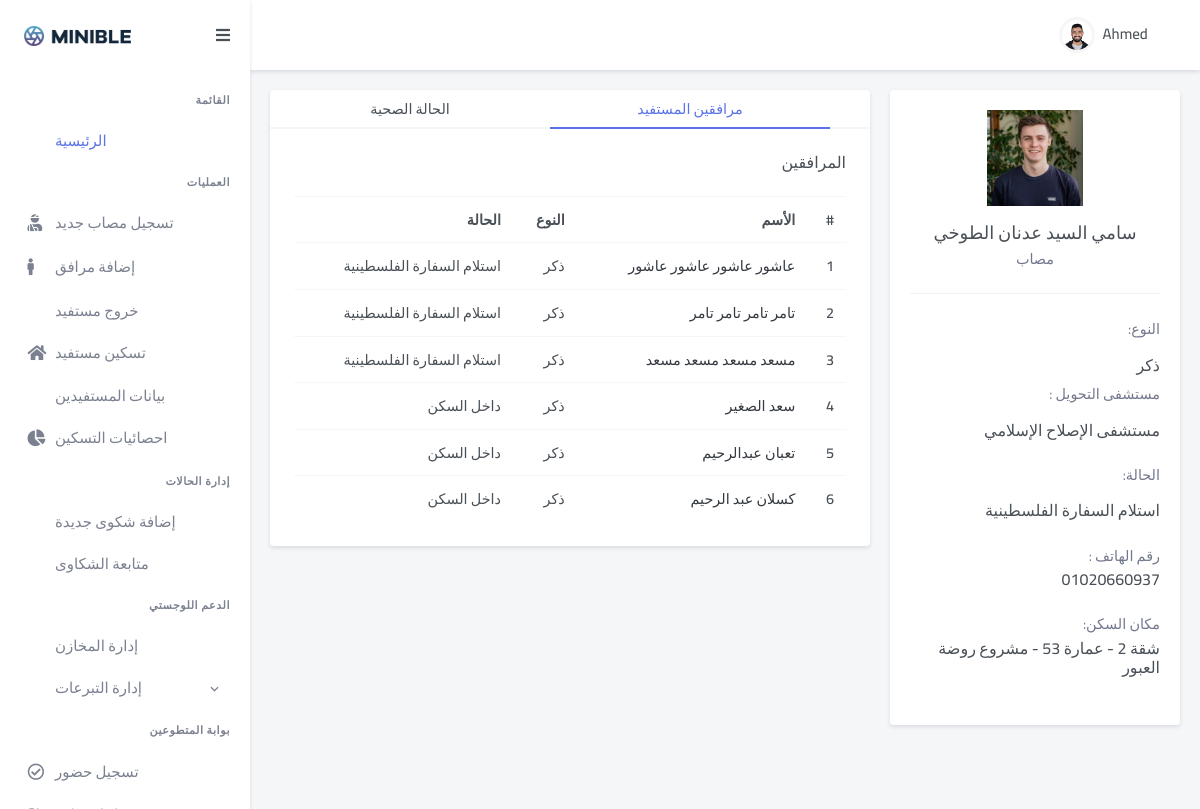
The page /operations/profile/13/ (signed in) on the database its author committed.
### GazaResponse/models.py (models this page shows, shortened)
class Person(models.Model):
    name = models.CharField(max_length = 64)
    profile_pic = models.ImageField(upload_to="ProfilePics", blank = True)
    birthday = models.DateField()
    theType = models.CharField(max_length = 64)
    gender = models.CharField(max_length = 64, default = 'ذكر')
    idNumber = models.CharField(max_length = 64)
    code = models.CharField(max_length = 64, blank=True)
    status = models.CharField(max_length = 64)
    phoneNumber = models.CharField(max_length = 64, blank=True)
    isDisabled  = models.BooleanField(default = False)
    hasCancer = models.BooleanField(default = False)
    personGroup = models.ForeignKey(Group, on_delete=models.CASCADE, related_name="relatives")
    pHospital = models.ForeignKey(Hospital, on_delete = models.CASCADE)
    diagnosis = models.TextField(blank = True)
    accommodation  = models.ForeignKey(Apartment, on_delete = models.CASCADE, related_name="residents")
    scannedDocs = models.FileField(upload_to="IDs", blank=True)

class Hospital(models.Model):
    name = models.CharField(max_length = 64)
    description = models.CharField(max_length = 64)
    hEntity = models.ForeignKey(Entity, on_delete=models.CASCADE)
    hGovernorate = models.ForeignKey(Governorate, on_delete=models.CASCADE)
    def __str__(self):
        return f'{self.name}'

class Apartment(models.Model):
    apartmentNum = models.IntegerField()
    whichBuilding = models.ForeignKey(Building, on_delete = models.CASCADE, related_name="apartments")
    apartmentCapacity = models.IntegerField()
    apartmentAccessibility = models.BooleanField()
    code = models.CharField(max_length = 64, blank=True)
    def __str__(self):
        return f'{"شقة"} {self.apartmentNum} - {self.whichBuilding} - {self.whichBuilding.bshelter}'

class Building(models.Model):
    name = models.CharField(max_length = 64)
    address = models.TextField(max_length = 150 , blank = True)
    numOfFloors = models.IntegerField()
    accessibility = models.BooleanField()
    bshelter = models.ForeignKey(Shelter, on_delete = models.CASCADE, related_name = "Buildings")
    bGovernorate = models.ForeignKey(Governorate, on_delete = models.CASCADE)
    def __str__(self):
        return f'{self.name}'

class Shelter(models.Model):
    shelterName = models.CharField(max_length = 64)
    bGovernorate = models.ForeignKey(Governorate, on_delete = models.CASCADE, null = True)
    isWorking  = models.BooleanField(default = True)
    def __str__(self):
        return f'{self.shelterName}'

### operations/views.py (the view)
# urls.py: path('profile/<int:person_id>/', views.profile, name='profile'),
@login_required(login_url="/auth")
def profile(request, person_id):
    person = get_object_or_404(Person, id=person_id)
    relatives = person.personGroup.relatives.exclude(id=person_id)
    context = {
        'person': person,
        'relatives': relatives
    }
    return render(request, 'operations/profile.html', context)

### operations/templates/operations/profile.html (shortened to what this page needs)
{% extends "gaza/layout.html" %}
{% load static %}
{% block body %}
<div dir="rtl" class="main-content">
    <div class="page-content">
     <div class="container-fluid">
      <div class="row mb-4">
       <div class="col-xl-4">
        <div class="card h-100">
         <div class="card-body">
          <div class="text-center">
           <div>
            {% if person.profile_pic != '' and person.profile_pic != 'False' %}
            <a href="{{person.profile_pic.url}}" target="_blank" >
            <img alt="" class="avatar-lg " src="{{person.profile_pic.url}}">
              </a>
            {% else %}
            <i class="fas fa-user" style="font-size: 50px;"></i>
            {% endif %}
           </div>
           <h5 class="mt-3 mb-1">
            {{ person.name }}
           </h5>
           <p class="text-muted">
            {{ person.theType }}
           </p>
          </div>
          <hr class="my-4">
          <div class="text-muted">
           <div class="table-responsive mt-4">
            <div>
             <p class="mb-3">
                النوع:
             </p>
             <h5 class="font-size-16">
                {{ person.gender }}
             </h5>
            </div>
            <div>
                <p class="mb-3">
                   مستشفى التحويل :
                </p>
                <h5 class="font-size-16">
                    {{ person.pHospital }}
                </h5>
               </div>
            <div class="mt-4">
                <p class="mb-3">
                الحالة:
                </p>
                <h5 class="font-size-16">
                    {{ person.status }}
                </h5>
               </div>
            {% if person.phoneNumber %}
            <div class="mt-4">
             <p class="mb-1">
              رقم الهاتف :
             </p>
             <h5 class="font-size-16">
                {{ person.phoneNumber }}
             </h5>
            </div>
            {% endif %}
            <div class="mt-4">
             <p class="mb-1">
             مكان السكن:
             </p>
             <h5 class="font-size-16">
                {{ person.accommodation }}
             </h5>
            </div>
           </div>
          </div>
         </div>
        </div>
       </div>
       <div class="col-xl-8">
        <div class="card mb-0">
         <ul class="nav nav-tabs nav-tabs-custom nav-justified" role="tablist">
          <li class="nav-item">
           <a class="nav-link active" data-bs-toggle="tab" href="#about" role="tab">
            <span class="d-none d-sm-block">
             مرافقين المستفيد
            </span>
           </a>
          </li>
          <li class="nav-item">
           <a class="nav-link" data-bs-toggle="tab" href="#tasks" role="tab">
            <span class="d-none d-sm-block">
             الحالة الصحية
            </span>
           </a>
          </li>
         </ul>
         <div class="tab-content p-4">
          <div class="tab-pane active" id="about" role="tabpanel">
           <div>
            <div>
             {% if relatives %}
             <h5 class="font-size-16 mb-4">
               المرافقين
              </h5>
             <div class="table-responsive">
              <table class="table table-nowrap table-hover mb-0">
               <thead>
                <tr>
                 <th scope="col">
                  #
                 </th>
                 <th scope="col">
                  الأسم
                 </th>
                 <th scope="col">
                  النوع
                 </th>
                 <th scope="col">
                  الحالة
                 </th>
                </tr>
               </thead>
               <tbody>
                {% for relative in relatives %}
                <tr>
                 <th scope="row">
                 {{forloop.counter}}
                 </th>
                 <td>
                  <a class="text-dark" href="{% url 'operations:profile' person_id=relative.id %}">
                    {{ relative.name }}
                  </a>
                 </td>
                 <td>
                    {{ relative.gender }}
                 </td>
                 <td>
                    {{ relative.status }}
                 </td>
                </tr>
                {% endfor %}
               </tbody>
              </table>
             </div>
             {%endif%}
            </div>
           </div>
          </div>
         </div>
        </div>
       </div>
      </div>
     </div>
    </div>
   </div>
{% endblock %}

### GazaResponse/templates/gaza/layout.html (shortened to what this page needs)
{% load static %}
<!DOCTYPE html>
<html>
    <head>
        <link href = "{% static 'gaza/css/app.min.css'%}" rel="stylesheet">
        <link href = "{% static 'gaza/css/bootstrap.min.css'%}" rel="stylesheet">
        <link href = "{% static 'gaza/css/icons.min.css'%}" rel="stylesheet">
        <link href = "{% static 'gaza/libs/bootstrap-touchspin/jquery.bootstrap-touchspin.min.css'%}" rel="stylesheet">
        <link href = "{% static 'gaza/libs/select2/css/select2.min.css'%}" rel="stylesheet">
        <link href="https://cdn.jsdelivr.net/npm/select2@4.1.0-rc.0/dist/css/select2.min.css" rel="stylesheet" />
        <link href = "{% static 'gaza/css/style.css'%}" rel="stylesheet">
    </head>
    <body>
        {% if user.is_authenticated %}
        <header id="page-topbar">
            <div class="navbar-header">
             <div class="d-flex">
              <div class="dropdown d-none d-lg-inline-block ms-1">
               <button class="btn header-item noti-icon waves-effect" data-bs-toggle="fullscreen" type="button">
               </button>
              </div>
              <div class="dropdown d-inline-block">
               <button aria-expanded="false" aria-haspopup="true" class="btn header-item waves-effect" data-bs-toggle="dropdown" id="page-header-user-dropdown" type="button">
                <img alt="Header Avatar" class="rounded-circle header-profile-user" src="{% static 'gaza/images/users/avatar-4.jpg'%}">
                <span class="d-none d-xl-inline-block ms-1 fw-medium font-size-15">
                 {{user.first_name}}
                </span>
               </button>
              </div>
              <div class="dropdown d-inline-block">
                <a href="/admin">
                <button class="btn header-item noti-icon right-bar-toggle waves-effect" type="button">
                </button>
               </a>
              </div>
             </div>
            </div>
           </header>
           <div class="vertical-menu mm-active">
            <div class="navbar-brand-box">
             <a class="logo logo-dark" href="index.html">
              <span class="logo-lg">
               <img alt="" height="20" src="assets/images/logo-dark.png">
              </span>
             </a>
            </div>
            <button class="btn btn-sm px-3 font-size-16 header-item waves-effect vertical-menu-btn" type="button">
             <i class="fa fa-fw fa-bars">
             </i>
            </button>
            <div class="sidebar-menu-scroll mm-show" data-simplebar="init"><div class="simplebar-wrapper" style="margin: 0px;"><div class="simplebar-height-auto-observer-wrapper"><div class="simplebar-height-auto-observer"></div></div><div class="simplebar-mask"><div class="simplebar-offset" style="right: -20px; bottom: 0px;"><div class="simplebar-content-wrapper" style="height: 100%; padding-right: 20px; padding-bottom: 0px; overflow: hidden scroll;"><div class="simplebar-content" style="padding: 0px;">
             <div id="sidebar-menu" class="mm-active">
              <ul class="metismenu list-unstyled mm-show" id="side-menu">
               <li class="menu-title text-right">
                القائمة
               </li>
               <li class="waves-effect">
                <a href="{% url 'users:index' %}" class="active">
                 <i class="uil-home-alt">
                 </i>
                 <span>
                  الرئيسية
                 </span>
                </a>
               </li>
               <li class="menu-title text-right">
                العمليات
               </li>
               <li>
                <a class="waves-effect" href="{% url 'operations:addcasualty' %}">
                 <i class="fas fa-user-injured">
                 </i>
                 <span>
                  تسجيل مصاب جديد
                 </span>
                </a>
               </li>
               <li>
                <a class="waves-effect" href="{% url 'operations:addperson' %}">
                 <i class="fa fa-male">
                 </i>
                 <span>
                  إضافة مرافق
                 </span>
                </a>
               </li>
               <li>
                <a class="waves-effect" href="{% url 'operations:remove' %}">
                 <i class="uil-user-times">
                 </i>
                 <span>
                  خروج مستفيد
                 </span>
                </a>
               </li>
               <li>
                <a class="waves-effect" href="{% url 'operations:accommodation' %}">
                 <i class="fa fa-home">
                 </i>
                 <span>
                  تسكين مستفيد
                 </span>
                </a>
               </li>
               <li>
                <a class="waves-effect" href="{% url 'operations:customers' %}">
                 <i class="uil-file-alt">
                 </i>
                 <span>
                   بيانات المستفيدين
                 </span>
                </a>
               </li>
               <li>
                <a class="waves-effect" href="{% url 'operations:shelters' %}">
                  <i class="fas fa-chart-pie"></i>
                 <span>
                  احصائيات التسكين
                 </span>
                </a>
               </li>
               <li class="menu-title text-right">
                إدارة الحالات
               </li>
               <li>
                <a class="waves-effect" href="{% url 'case_management:addpost'%}">
                 <i class="uil-user-circle">
                 </i>
                 <span>
                  إضافة شكوى جديدة
                 </span>
                </a>
               </li>
               <li>
                <a class="waves-effect" href="{% url 'case_management:cases'%}">
                 <i class="uil-file-alt">
                 </i>
                 <span>
                  متابعة الشكاوى
                 </span>
                </a>
               </li>
               <li dir="rtl" class="menu-title text-right">
                الدعم اللوجستي
               </li>
               <li>
                <a class="waves-effect" href="#">
                 <i class="uil-user-circle">
                 </i>
                 <span>
                  إدارة المخازن
                 </span>
                </a>
               </li>
               <li>
                <a class="has-arrow waves-effect" href="javascript: void(0);">
                 <i class="uil-file-alt">
                 </i>
                 <span>
                  إدارة التبرعات
                 </span>
                </a>
               </li>
               <li dir="rtl" class="menu-title text-right">
                بوابة المتطوعين
               </li>
               <li>
                <a class="waves-effect" href="{% url 'volunteers:arrival' %}">
                 <i class="far fa-check-circle">
                 </i>
                 <span>
                  تسجيل حضور
                 </span>
                </a>
               </li>
               <li>
                <a class="waves-effect" href="{% url 'volunteers:check_departure' %}">
                 <i class="fas fa-sign-out-alt">
                 </i>
                 <span>
                 </span>
                </a>
               </li>
              </ul>
             </div>
            </div></div></div></div><div class="simplebar-placeholder" style="width: auto; height: 957px;"></div></div><div class="simplebar-track simplebar-vertical" style="visibility: visible;"><div class="simplebar-scrollbar" style="height: 926px; transform: translate3d(0px, 0px, 0px); display: block;"></div></div></div>
           </div>
           {% endif %}
      {% block body %}
      {% endblock %}
    </body>
</html>

### GazaResponse/static/gaza/css/style.css (style rules this page uses)
a,h1,h2,h3,h4,h5,h6,p,button,label,div { font-family: "Cairo", sans-serif !important; }
.navbar-header { background: white; }
.text-right { text-align: right !important; }
.avatar-lg { max-width: 6rem !important; height: auto !important; }

### rows shown on the page
Person: profile_pic (picture), name "سامي السيد عدنان الطوخي", theType "مصاب", gender "ذكر", pHospital "مستشفى الإصلاح الإسلامي", status "استلام السفارة الفلسطينية", phoneNumber "01020660937", accommodation "شقة 2 - عمارة 53 - مشروع روضة العبور"
Person: name "عاشور عاشور عاشور عاشور", gender "ذكر", status "استلام السفارة الفلسطينية"
Person: name "تامر تامر تامر تامر", gender "ذكر", status "استلام السفارة الفلسطينية"
Person: name "مسعد مسعد مسعد مسعد", gender "ذكر", status "استلام السفارة الفلسطينية"
Person: name "سعد الصغير", gender "ذكر", status "داخل السكن"
Person: name "تعبان عبدالرحيم", gender "ذكر", status "داخل السكن"
Person: name "كسلان عبد الرحيم", gender "ذكر", status "داخل السكن"

### other values the page prints
{{ user.first_name }} "Ahmed"
